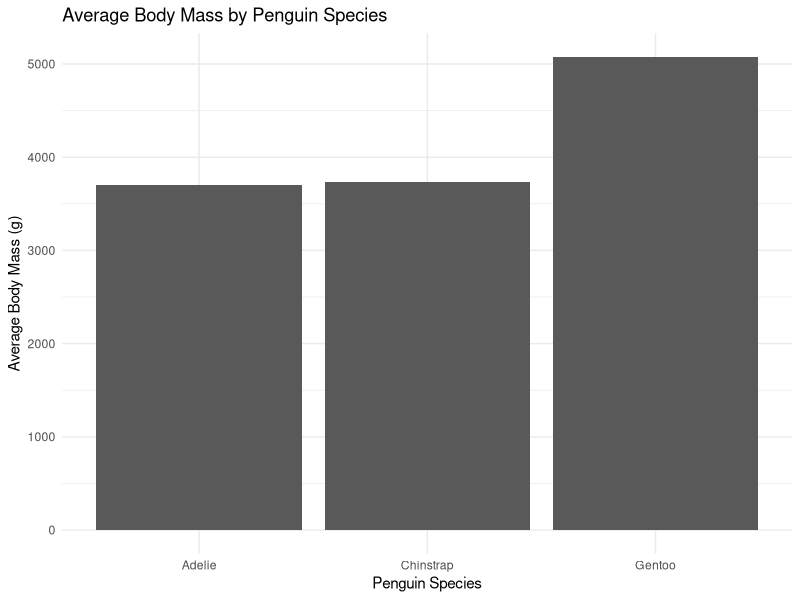

Source code (R):
## ---- chunk 1
#| message: true
#| warning: true

library(palmerpenguins)
library(tidyverse)

penguins
## ---- chunk 2
#| warning: false

unique_species <- unique(penguins['species'])

unique_species
## ---- chunk 3
#| warning: false

body_mass <- unique(penguins['body_mass_g'])


body_mass
## ---- chunk 4
penguins_clean <- penguins |>
  drop_na(species, body_mass_g)

penguins_clean
## ---- chunk 5
mass_per_species <- penguins_clean |>
  group_by(species) |>
  summarize(
    mean_body_mass = mean(body_mass_g)
  )

mass_per_species
## ---- chunk 6
#| label: fig-avg-body-mass
#| fig-cap: "Average Body Mass by Penguin Species"

ggplot(mass_per_species, aes(x = species, y = mean_body_mass)) +
  geom_col() +
  labs(
    title = "Average Body Mass by Penguin Species",
    x = "Penguin Species",
    y = "Average Body Mass (g)"
  ) +
  theme_minimal()
